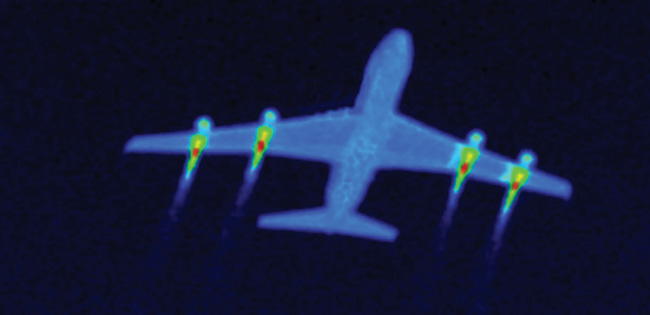
//> input picture thermal_imager/img1.jpg, 650 x 315 px
$ ./thermal_imager   (built with g++ and OpenCV 4)
//> lines starting //> are read from the running program, lines starting //| are printed output that depends on the picture; after the words box and inside, x2 and y2 are one past the last pixel; in counts of white or black regions, pixels touching at a corner belong together
//> further down, image is the input picture: 315 rows x 650 cols, CV_8UC3; mean B, G, R 55.6, 26.6, 19
#include <iostream>
#include <opencv2/opencv.hpp>

using namespace cv;
using namespace std;

void search_center(Mat &img, int limit_low, int limit_high, string name_img)
{
//> called with limit_low = 215, limit_high = 255, name_img = "img1.jpg"
	Mat hsv_img;
	cvtColor(img, hsv_img, COLOR_BGR2HSV);
//> hsv_img: 315 rows x 650 cols, CV_8UC3; mean H, S, V 116.1, 171.2, 56.6

	Mat mask, mask1, mask2;

	inRange(hsv_img, Scalar(0, 0, 100), Scalar(25, 255, 255), mask1);
//> mask1: 315 rows x 650 cols, CV_8UC1; 0.09% white; 4 white regions, box (x1, y1, x2, y2) and area: (461, 162, 468, 174) 53, (258, 139, 264, 153) 52, (193, 148, 199, 158) 43, (513, 181, 519, 190) 37
        inRange(hsv_img, Scalar(160, 0, 100), Scalar(180, 255, 255), mask2);
//> mask2: 315 rows x 650 cols, CV_8UC1; 0.01% white in thin lines or dots, all inside (x1, y1, x2, y2) = (195, 143, 466, 170)
	bitwise_or(mask1, mask2, mask);
//> mask: 315 rows x 650 cols, CV_8UC1; 0.1% white; 4 white regions, box (x1, y1, x2, y2) and area: (258, 139, 264, 153) 62, (461, 162, 468, 174) 58, (193, 148, 199, 158) 45, (513, 181, 519, 190) 37

	erode(mask, mask, getStructuringElement(MORPH_ELLIPSE, Size(3, 3)), Point(-1, -1), 1);
//> mask: 315 rows x 650 cols, CV_8UC1; 0.05% white; 4 white regions (1 under 20 px), largest, box (x1, y1, x2, y2) and area: (259, 140, 263, 152) 34, (462, 163, 467, 173) 32, (194, 149, 198, 156) 22
	dilate(mask, mask, getStructuringElement(MORPH_ELLIPSE, Size(3, 3)), Point(-1, -1), 1);
//> mask: 315 rows x 650 cols, CV_8UC1; 0.09% white; 4 white regions, box (x1, y1, x2, y2) and area: (258, 139, 264, 153) 60, (461, 162, 468, 174) 56, (193, 148, 199, 157) 41, (513, 181, 519, 190) 35
	Mat all_contur;

        dilate(mask, all_contur, getStructuringElement(MORPH_ELLIPSE, Size(3, 3)), Point(-1, -1), 3);
//> all_contur: 315 rows x 650 cols, CV_8UC1; 0.27% white; 4 white regions, box (x1, y1, x2, y2) and area: (255, 136, 267, 156) 162, (458, 159, 471, 177) 152, (190, 145, 202, 160) 122, (510, 178, 522, 193) 113

	for (int x = 0; x < all_contur.cols; x++)
        {
                for (int y = 0; y < all_contur.rows; y++)
                {
                       if ((int)all_contur.at<uchar>(y, x) == (int)mask.at<uchar>(y, x)) all_contur.at<uchar>(y, x) = 0;
		}
        }
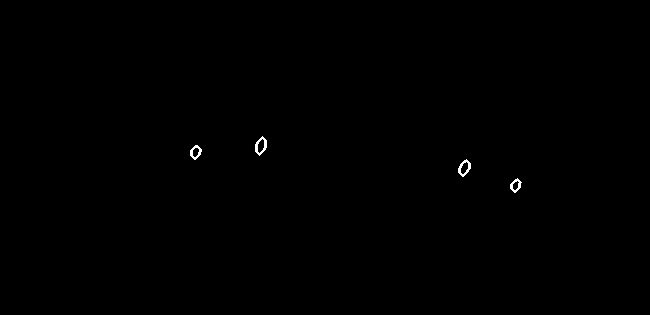
//> all_contur: 315 rows x 650 cols, CV_8UC1; 0.17% white in thin lines or dots, all inside (x1, y1, x2, y2) = (190, 136, 522, 193)

	vector<vector<Point>> contours;
	findContours(all_contur, contours, RETR_EXTERNAL, CHAIN_APPROX_NONE);
//> contours = 4 contours; box (x1, y1, x2, y2) and area: (255, 136, 267, 156) 142, (458, 159, 471, 177) 133, (190, 145, 202, 160) 106, (510, 178, 522, 193) 97

	int max_area = 0;
	int max_contour = 0;

	if (contours.size() == 0) {
		cout << "Контуров нет" << endl;

		destroyAllWindows();
	}

	if (contours.size() > 1) {
		for (int i = 0; i < contours.size(); i++)
		{
			if (contourArea(contours[i]) > max_area) {
				max_area = contourArea(contours[i]);
				max_contour = i;
			}
		}
//> this loop made 4 passes
//> max_area on passes 1, 2, 4: 97, 133, 142
//> after the loop, max_area = 142; max_contour = 3
	}

	Moments mnts = moments(contours[max_contour]);
//> mnts = moments, m00 142, centre m10/m00, m01/m00 = (260.5, 145.5)

	double x_cnt = mnts.m10 / mnts.m00;
//> x_cnt = 260.5
	double y_cnt = mnts.m01 / mnts.m00;
//> y_cnt = 145.5

	line(img, Point(x_cnt, y_cnt + 5), Point(x_cnt, y_cnt - 5), Scalar(0, 0, 0), 1);
//> img: 315 rows x 650 cols, CV_8UC3; 11 pixels changed, all inside (x1, y1, x2, y2) = (260, 140, 261, 151)
	line(img, Point(x_cnt + 5, y_cnt), Point(x_cnt - 5, y_cnt), Scalar(0, 0, 0), 1);
//> img: 315 rows x 650 cols, CV_8UC3; mean B, G, R 55.6, 26.6, 19

        drawContours(img, contours, max_contour, Scalar(0, 0, 0), 1);
//> img: 315 rows x 650 cols, CV_8UC3; mean B, G, R 55.6, 26.5, 19

	imshow(name_img, img);
}


int main(int args, char** argv)
{
	string name = "img1.jpg";
	Mat image = imread(name);
	search_center(image, 215, 255, name);

        name = "img2.jpg";
        Mat image1 = imread(name);
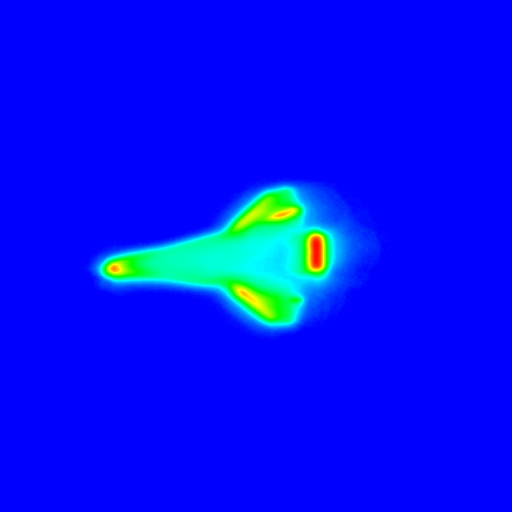
//> input picture thermal_imager/img2.jpg, 512 x 512 px
//> image1 is the input picture: 512 rows x 512 cols, CV_8UC3; mean B, G, R 247.3, 18.1, 1.8
        search_center(image1, 215, 255, name);
//> in search_center (call 2), `cvtColor(img, hsv_img, COLOR_BGR2HSV);`: hsv_img: 512 rows x 512 cols, CV_8UC3; mean H, S, V 116.8, 255, 254.1
//> in search_center (call 2), `inRange(hsv_img, Scalar(0, 0, 100), Scalar(25, 255, 255), mask1);`: mask1: 512 rows x 512 cols, CV_8UC1; 0.19% white; 4 white regions, box (x1, y1, x2, y2) and area: (310, 236, 323, 269) 403, (110, 265, 119, 272) 44, (276, 212, 289, 217) 38, (241, 291, 248, 297) 23
//> in search_center (call 2), `inRange(hsv_img, Scalar(160, 0, 100), Scalar(180, 255, 255), mask2);`: mask2: 512 rows x 512 cols, CV_8UC1; every value is 0
//> in search_center (call 2), `dilate(mask, mask, getStructuringElement(MORPH_ELLIPSE, Size(3, 3)), P..`: mask: 512 rows x 512 cols, CV_8UC1; 0.19% white; 4 white regions, box (x1, y1, x2, y2) and area: (310, 236, 323, 269) 403, (110, 265, 119, 272) 44, (277, 212, 288, 217) 33, (241, 291, 248, 297) 20
//> in search_center (call 2), `dilate(mask, all_contur, getStructuringElement(MORPH_ELLIPSE, Size(3, ..`: all_contur: 512 rows x 512 cols, CV_8UC1; 0.37% white; 4 white regions, box (x1, y1, x2, y2) and area: (307, 233, 326, 272) 661, (107, 262, 122, 275) 122, (274, 209, 291, 220) 117, (238, 288, 251, 300) 83
//> after the loop in search_center (call 2), `for (int x = 0; x < all_contur.cols; x++)`: all_contur: 512 rows x 512 cols, CV_8UC1; 0.18% white in thin lines or dots, all inside (x1, y1, x2, y2) = (107, 209, 326, 300)
//> in search_center (call 2), `findContours(all_contur, contours, RETR_EXTERNAL, CHAIN_APPROX_NONE);`: contours = 4 contours; box (x1, y1, x2, y2) and area: (307, 233, 326, 272) 615, (107, 262, 122, 275) 106, (274, 209, 291, 220) 100, (238, 288, 251, 300) 70
//> the loop in search_center (call 2), `for (int i = 0; i < contours.size(); i++)` made 4 passes
//> max_area on passes 1 to 3: 69, 106, 615
//> in search_center (call 2), `line(img, Point(x_cnt, y_cnt + 5), Point(x_cnt, y_cnt - 5), Scalar(0, ..`: img: 512 rows x 512 cols, CV_8UC3; 11 pixels changed, all inside (x1, y1, x2, y2) = (315, 247, 316, 258)
//> in search_center (call 2), `line(img, Point(x_cnt + 5, y_cnt), Point(x_cnt - 5, y_cnt), Scalar(0, ..`: img: 512 rows x 512 cols, CV_8UC3; mean B, G, R 247.3, 18.1, 1.8
//> in search_center (call 2), `drawContours(img, contours, max_contour, Scalar(0, 0, 0), 1);`: img: 512 rows x 512 cols, CV_8UC3; mean B, G, R 247.3, 18, 1.8

        name = "img3.jpg";
        Mat image2 = imread(name);
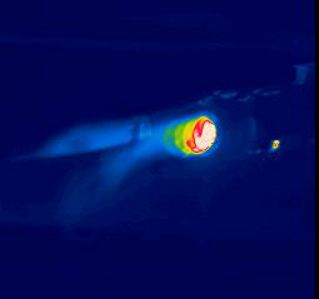
//> input picture thermal_imager/img3.jpg, 319 x 299 px
//> image2 is the input picture: 299 rows x 319 cols, CV_8UC3; mean B, G, R 89.8, 13.4, 3.4
        search_center(image2, 215, 255, name);
//> call 3 of search_center, with limit_low = 215, limit_high = 255, name_img = "img3.jpg"
//> in search_center (call 3), `cvtColor(img, hsv_img, COLOR_BGR2HSV);`: hsv_img: 299 rows x 319 cols, CV_8UC3; mean H, S, V 115.8, 251.8, 91.6
//> in search_center (call 3), `inRange(hsv_img, Scalar(0, 0, 100), Scalar(25, 255, 255), mask1);`: mask1: 299 rows x 319 cols, CV_8UC1; 0.66% white; 2 white regions, box (x1, y1, x2, y2) and area: (184, 119, 215, 154) 612, (274, 141, 278, 147) 22
//> in search_center (call 3), `inRange(hsv_img, Scalar(160, 0, 100), Scalar(180, 255, 255), mask2);`: mask2: 299 rows x 319 cols, CV_8UC1; 0.11% white; 11 white regions (10 under 20 px), largest, box (x1, y1, x2, y2) and area: (196, 125, 203, 138) 54
//> in search_center (call 3), `bitwise_or(mask1, mask2, mask);`: mask: 299 rows x 319 cols, CV_8UC1; 0.77% white; 2 white regions, box (x1, y1, x2, y2) and area: (184, 119, 215, 154) 714, (274, 140, 278, 147) 25
//> in search_center (call 3), `dilate(mask, mask, getStructuringElement(MORPH_ELLIPSE, Size(3, 3)), P..`: mask: 299 rows x 319 cols, CV_8UC1; 0.76% white; 2 white regions, box (x1, y1, x2, y2) and area: (184, 119, 215, 154) 704, (274, 140, 278, 147) 24
//> in search_center (call 3), `dilate(mask, all_contur, getStructuringElement(MORPH_ELLIPSE, Size(3, ..`: all_contur: 299 rows x 319 cols, CV_8UC1; 1.2% white; 2 white regions, box (x1, y1, x2, y2) and area: (181, 116, 218, 157) 1045, (271, 137, 281, 150) 90
//> after the loop in search_center (call 3), `for (int x = 0; x < all_contur.cols; x++)`:
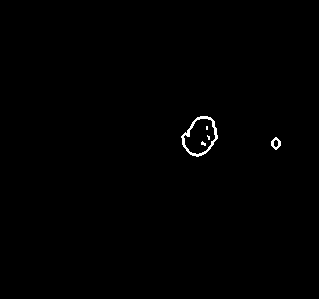
//> all_contur: 299 rows x 319 cols, CV_8UC1; 0.43% white in thin lines or dots, all inside (x1, y1, x2, y2) = (181, 116, 281, 157)
//> in search_center (call 3), `findContours(all_contur, contours, RETR_EXTERNAL, CHAIN_APPROX_NONE);`: contours = 2 contours; box (x1, y1, x2, y2) and area: (181, 116, 218, 157) 992, (271, 137, 281, 150) 76
//> the loop in search_center (call 3), `for (int i = 0; i < contours.size(); i++)` made 2 passes
//> max_area on passes 1 to 2: 76, 992
//> after the loop in search_center (call 3), `for (int i = 0; i < contours.size(); i++)`: max_area = 992; max_contour = 1
//> in search_center (call 3), `Moments mnts = moments(contours[max_contour]);`: mnts = moments, m00 992.5, centre m10/m00, m01/m00 = (199.8, 136)
//> in search_center (call 3), `double x_cnt = mnts.m10 / mnts.m00;`: x_cnt = 199.8
//> in search_center (call 3), `double y_cnt = mnts.m01 / mnts.m00;`: y_cnt = 136
//> in search_center (call 3), `line(img, Point(x_cnt, y_cnt + 5), Point(x_cnt, y_cnt - 5), Scalar(0, ..`: img: 299 rows x 319 cols, CV_8UC3; 11 pixels changed, all inside (x1, y1, x2, y2) = (199, 131, 200, 142)
//> in search_center (call 3), `line(img, Point(x_cnt + 5, y_cnt), Point(x_cnt - 5, y_cnt), Scalar(0, ..`: img: 299 rows x 319 cols, CV_8UC3; mean B, G, R 89.7, 13.3, 3.4
//> in search_center (call 3), `drawContours(img, contours, max_contour, Scalar(0, 0, 0), 1);`: img: 299 rows x 319 cols, CV_8UC3; mean B, G, R 89.6, 13.2, 3.3

	name = "img4.png";
        Mat image4 = imread(name);
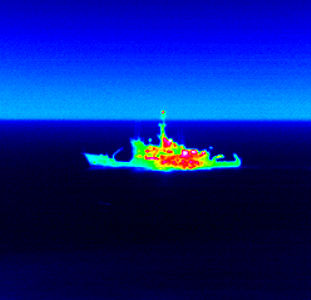
//> input picture thermal_imager/img4.png, 311 x 300 px
//> image4 is the input picture: 300 rows x 311 cols, CV_8UC3; mean B, G, R 136.6, 29.9, 3.3
        search_center(image4, 215, 255, name);
//> call 4 of search_center, with limit_low = 215, limit_high = 255, name_img = "img4.png"
//> in search_center (call 4), `cvtColor(img, hsv_img, COLOR_BGR2HSV);`: hsv_img: 300 rows x 311 cols, CV_8UC3; mean H, S, V 115.6, 254.8, 141.2
//> in search_center (call 4), `inRange(hsv_img, Scalar(0, 0, 100), Scalar(25, 255, 255), mask1);`: mask1: 300 rows x 311 cols, CV_8UC1; 0.61% white; 11 white regions (9 under 20 px), largest, box (x1, y1, x2, y2) and area: (145, 147, 206, 169) 473, (161, 137, 177, 153) 73
//> in search_center (call 4), `inRange(hsv_img, Scalar(160, 0, 100), Scalar(180, 255, 255), mask2);`: mask2: 300 rows x 311 cols, CV_8UC1; 0.19% white in thin lines or dots, all inside (x1, y1, x2, y2) = (145, 138, 205, 168)
//> in search_center (call 4), `bitwise_or(mask1, mask2, mask);`: mask: 300 rows x 311 cols, CV_8UC1; 0.8% white; 7 white regions (5 under 20 px), largest, box (x1, y1, x2, y2) and area: (144, 147, 206, 169) 633, (161, 137, 177, 153) 109
//> in search_center (call 4), `dilate(mask, mask, getStructuringElement(MORPH_ELLIPSE, Size(3, 3)), P..`: mask: 300 rows x 311 cols, CV_8UC1; 0.7% white; 6 white regions (4 under 20 px), largest, box (x1, y1, x2, y2) and area: (151, 147, 204, 169) 545, (162, 141, 173, 153) 69
//> in search_center (call 4), `dilate(mask, all_contur, getStructuringElement(MORPH_ELLIPSE, Size(3, ..`: all_contur: 300 rows x 311 cols, CV_8UC1; 1.4% white; 1 white region, box (x1, y1, x2, y2) and area: (141, 134, 207, 172) 1305
//> after the loop in search_center (call 4), `for (int x = 0; x < all_contur.cols; x++)`:
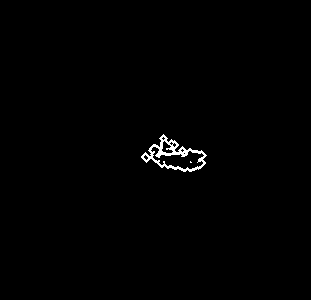
//> all_contur: 300 rows x 311 cols, CV_8UC1; 0.7% white in thin lines or dots, all inside (x1, y1, x2, y2) = (141, 134, 207, 172)
//> in search_center (call 4), `findContours(all_contur, contours, RETR_EXTERNAL, CHAIN_APPROX_NONE);`: contours = 1 contour; box (x1, y1, x2, y2) and area: (141, 134, 207, 172) 1220
//> in search_center (call 4), `Moments mnts = moments(contours[max_contour]);`: mnts = moments, m00 1219.5, centre m10/m00, m01/m00 = (174.9, 156)
//> in search_center (call 4), `double x_cnt = mnts.m10 / mnts.m00;`: x_cnt = 174.9
//> in search_center (call 4), `double y_cnt = mnts.m01 / mnts.m00;`: y_cnt = 156
//> in search_center (call 4), `line(img, Point(x_cnt, y_cnt + 5), Point(x_cnt, y_cnt - 5), Scalar(0, ..`: img: 300 rows x 311 cols, CV_8UC3; 11 pixels changed, all inside (x1, y1, x2, y2) = (174, 150, 175, 161)
//> in search_center (call 4), `line(img, Point(x_cnt + 5, y_cnt), Point(x_cnt - 5, y_cnt), Scalar(0, ..`: img: 300 rows x 311 cols, CV_8UC3; mean B, G, R 136.6, 29.9, 3.3
//> in search_center (call 4), `drawContours(img, contours, max_contour, Scalar(0, 0, 0), 1);`: img: 300 rows x 311 cols, CV_8UC3; mean B, G, R 136.5, 29.5, 3.1

	name = "img5.jpg";
        Mat image5 = imread(name);
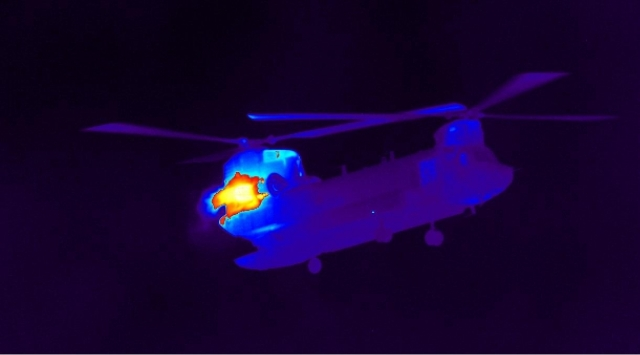
//> input picture thermal_imager/img5.jpg, 640 x 355 px
        search_center(image5, 215, 255, name);
//> in search_center (call 5), `findContours(all_contur, contours, RETR_EXTERNAL, CHAIN_APPROX_NONE);`: contours = 1 contour; box (x1, y1, x2, y2) and area: (209, 169, 269, 227) 1888

	waitKey(0);
	destroyAllWindows();
}
